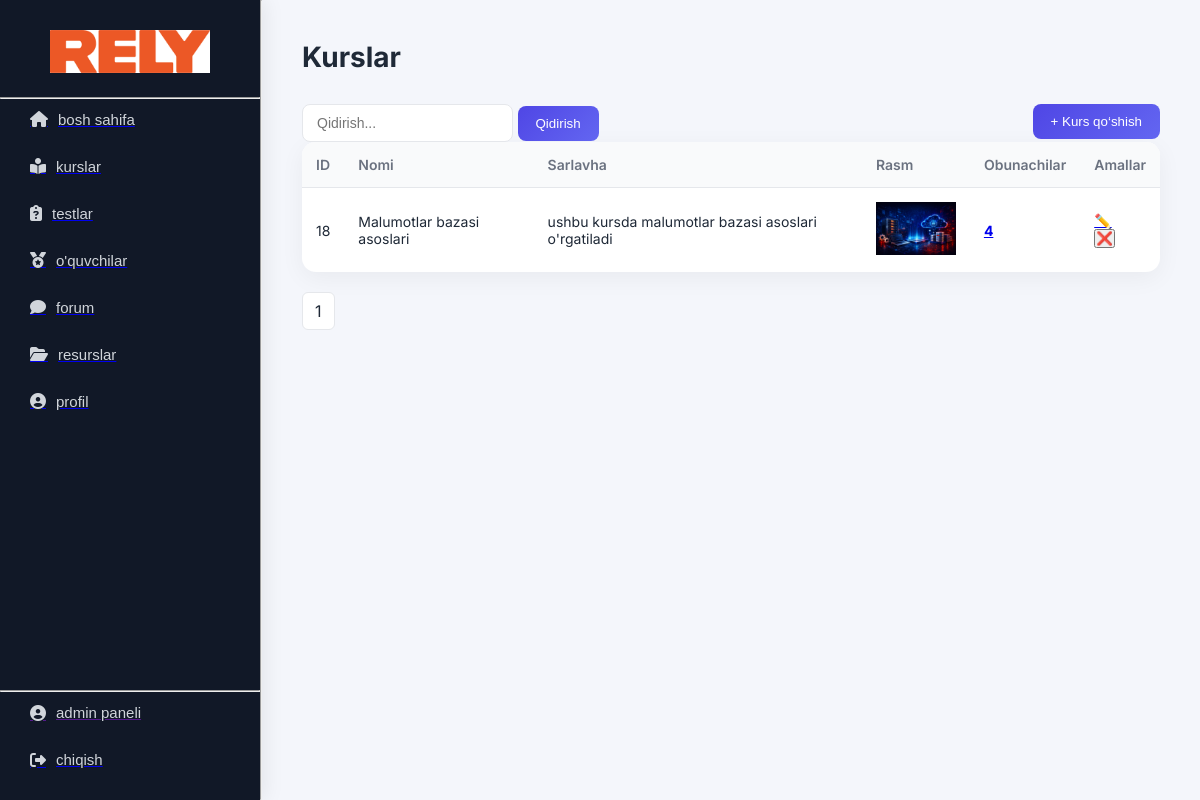
The page /admin/courses (signed in) on the database as committed earlier.
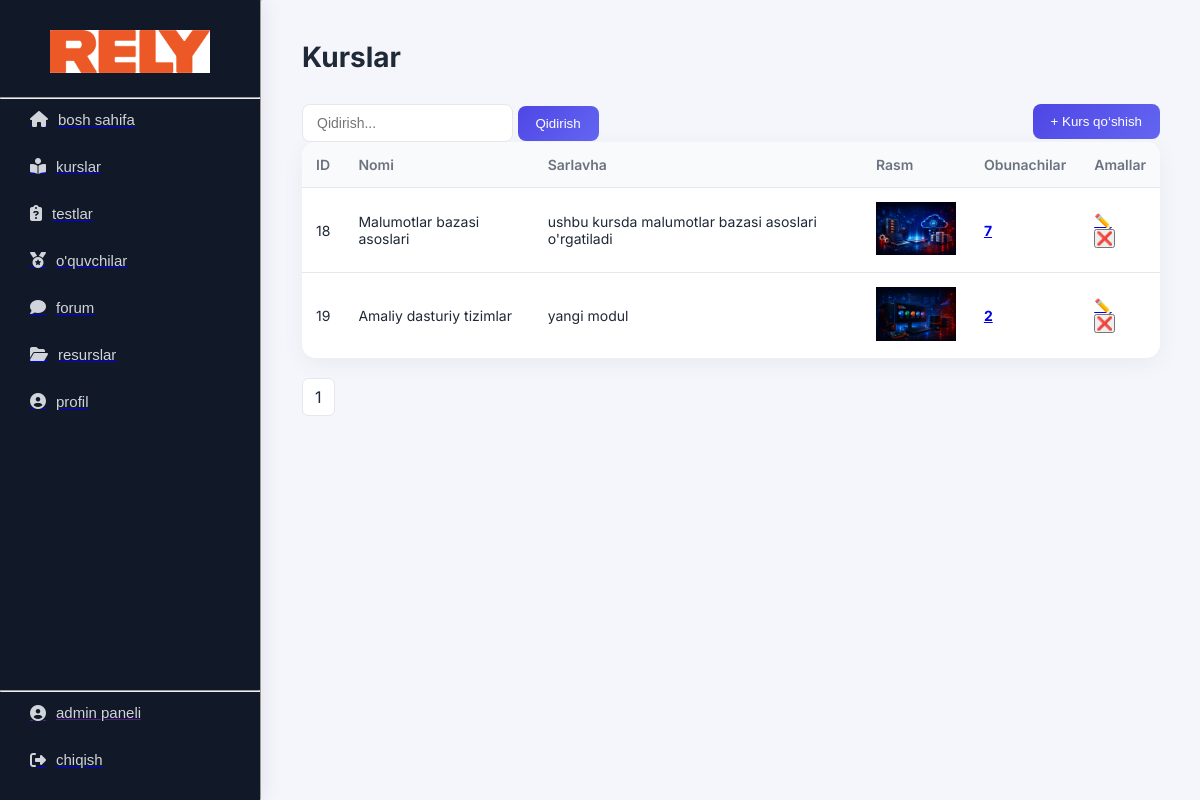
The same page on the database as committed later.
### tables this page shows
CREATE TABLE courses(
    id INTEGER PRIMARY KEY AUTOINCREMENT,
    name TEXT NOT NULL,
    title TEXT NOT NULL,
    img TEXT
);

### routes/admin.py (the view)
@bp.route("/courses")
@admin_required
def courses():
    conn = get_db()
    c = conn.cursor()
    search = request.args.get("search", "").strip()
    page = int(request.args.get("page", 1))
    per_page = 30
    offset = (page - 1) * per_page
    if search:
        courses = c.execute("""
            SELECT courses.id,
                   courses.name,
                   courses.title,
                   courses.img,
                   COUNT(enrollments.id) as student_count
            FROM courses
            LEFT JOIN enrollments
                ON courses.id = enrollments.course_id
            WHERE courses.title LIKE ?
            GROUP BY courses.id
            LIMIT ? OFFSET ?
        """, (f"%{search}%", per_page, offset)).fetchall()
        total = c.execute("""
            SELECT COUNT(*)
            FROM courses
            WHERE title LIKE ?
        """, (f"%{search}%",)).fetchone()[0]
    else:
        courses = c.execute("""
            SELECT courses.id,
                   courses.name,
                   courses.title,
                   courses.img,
                   COUNT(enrollments.id) as student_count
            FROM courses
            LEFT JOIN enrollments
                ON courses.id = enrollments.course_id
            GROUP BY courses.id
            LIMIT ? OFFSET ?
        """, (per_page, offset)).fetchall()
        total = c.execute(
            "SELECT COUNT(*) FROM courses"
        ).fetchone()[0]
    conn.close()
    total_pages = math.ceil(total / per_page)
    return render_template(
        "admin/courses.html",
        courses=courses,
        page=page,
        total_pages=total_pages,
        search=search
    )

### routes/admin.py (called while the page is built)
def admin_required(f):
    from functools import wraps
    @wraps(f)
    def decorated_function(*args, **kwargs):
        if session.get("role") != "admin":
            return redirect("/")
        return f(*args, **kwargs)
    return decorated_function

def get_db():
    conn = sqlite3.connect("database.db")
    conn.execute("PRAGMA foreign_keys = ON")
    return conn

### templates/admin/courses.html (shortened to what this page needs)
{% extends "admin_base.html" %}
{% block content %}
<h1 class="dash-title">Kurslar</h1>
<div class="topbar">
    <form method="get">
        <input class="search" type="text" name="search" placeholder="Qidirish..." value="{{ search }}">
        <button class="add-btn" type="submit">Qidirish</button>
    </form>
    <a href="/admin/courses/add"><button class="add-btn">+ Kurs qo‘shish</button></a>
</div>
<table class="table">
    <tr>
        <th>ID</th>
        <th>Nomi</th>
        <th>Sarlavha</th>
        <th>Rasm</th>
        <th>Obunachilar</th>
        <th>Amallar</th>
    </tr>
    {% for c in courses %}
    <tr>
        <td>{{ c[0] }}</td>
        <td>{{ c[1] }}</td>
        <td>{{ c[2] }}</td>
        <td>
            <img src="{{ url_for('static', filename='icons/' + c[3]) }}" width="80">
        </td>
        <td><a href="admin/courses/{{ c[0] }}/followers"><strong>{{ c[4] }}</strong></a></td>
        <td>
            <a href="/admin/courses/{{ c[0] }}/edit">✏️</a>
            <form action="{{ url_for('admin.delete_course', course_id=c[0]) }}" method="post" onsubmit="return confirm('Rostdan o‘chirmoqchimisiz?');">
                <button type="submit">❌</button>
            </form>
        </td>
    </tr>
    {% endfor %}
</table>
<div class="pagination">
    {% for i in range(1, total_pages+1) %}
        <a href="?page={{ i }}&search={{ search }}">{{ i }}</a>
    {% endfor %}
</div>
{% endblock %}

### templates/admin_base.html (shortened to what this page needs)
<!DOCTYPE html>
<html lang="en">
<head>
    <link rel="stylesheet" href="{{ url_for('static', filename='css/admin.css') }}">
    <link rel="stylesheet" href="https://cdnjs.cloudflare.com/ajax/libs/font-awesome/6.5.0/css/all.min.css">
</head>
<body>
<div class="contentbar">
<div class="nav">
    <div>
        <div class="bosh">
            <img class="icon" src="{{ url_for('static', filename='icons/logo.png') }}" alt="">
        </div>
        <hr>
        <div class="navigation">
            <a href="/admin/dashboard"><button class="navbut"> <i class="fa-solid fa-house"></i> bosh sahifa</button></a>
            <a href="/admin/courses"><button class="navbut"> <i class="fa-solid fa-book-open-reader"></i> kurslar</button></a>
            <a href="/admin/tests"><button class="navbut"> <i class="fa-solid fa-clipboard-question"></i> testlar</button></a>
            <a href="/admin/students"><button class="navbut"> <i class="fa-solid fa-medal"></i> o'quvchilar</button></a>
            <a href="/admin/forum"><button class="navbut"><i class="fa-solid fa-comment"></i> forum</button></a>
            <a href="/admin/resources"><button class="navbut"><i class="fa-solid fa-folder-open"></i> resurslar</button></a>
            <a href="/admin/profile"><button class="navbut"> <i class="fa-solid fa-circle-user"></i> profil</button></a>
        </div>
    </div>
    <div>
    <hr>
    <div class="navigation">
        <a href=""><button class="navbut"> <i class="fa-solid fa-circle-user"></i> admin paneli</button></a>
        <a href="/logout"><button class="navbut"> <i class="fa-solid fa-right-from-bracket"></i> chiqish</button></a>
    </div>
    </div>
</div>
<hr>
<div class="content">
    {% block content %}{% endblock %}
</div>
</div>
</body>
</html>

### static/css/admin.css (style rules this page uses)
:root { --bg: #f4f6fb; --sidebar: #111827; --sidebar-hover: #1f2937; --primary: #4f46e5; --primary-light: #6366f1; --text: #1f2937; --text-light: #6b7280; --white: #ffffff; --border: #e5e7eb; --radius: 14px; }
* { margin: 0; padding: 0; box-sizing: border-box; }
body { font-family: 'Inter', sans-serif; background: var(--bg); color: var(--text); }
.contentbar { display: flex; min-height: 100vh; }
.nav { width: 260px; background: var(--sidebar); color: white; display: flex; flex-direction: column; justify-content: space-between; padding: 20px 0; box-shadow: 4px 0 20px rgba(0,0,0,0.08); }
.bosh { text-align: center; padding: 10px 20px 20px; }
.icon { width: 160px; }
.navigation { display: flex; flex-direction: column; gap: 6px; padding: 0 15px; }
.navbut { width: 100%; background: none; border: none; color: #d1d5db; padding: 12px 15px; border-radius: 10px; font-size: 15px; cursor: pointer; display: flex; align-items: center; gap: 10px; transition: 0.25s ease; }
.navbut i { font-size: 16px; }
.content { flex: 1; padding: 40px; }
.dash-title { font-size: 28px; font-weight: 700; margin-bottom: 30px; }
.table { width: 100%; border-collapse: collapse; background: var(--white); border-radius: var(--radius); overflow: hidden; box-shadow: 0 6px 25px rgba(0,0,0,0.05); }
.table th { background: #f9fafb; text-align: left; padding: 14px; font-weight: 600; font-size: 14px; color: var(--text-light); }
.table td { padding: 14px; border-top: 1px solid var(--border); font-size: 14px; }
.add-btn { background: linear-gradient(135deg, var(--primary), var(--primary-light)); color: white; padding: 10px 18px; border: none; border-radius: 8px; cursor: pointer; font-weight: 500; transition: 0.3s ease; }
.pagination { display: flex; gap: 8px; margin-top: 20px; }
.pagination a { padding: 8px 12px; background: var(--white); border-radius: 6px; border: 1px solid var(--border); text-decoration: none; color: var(--text); transition: 0.2s ease; }
.topbar { display: flex; justify-content: space-between; }
.search { padding: 10px 14px; border-radius: 8px; border: 1px solid var(--border); font-size: 14px; transition: 0.2s ease; }

Rows that differ between the two databases and show on the page:
computed for courses "Malumotlar bazasi asoslari": c "4" → "7"
added courses: id "19", name "Amaliy dasturiy tizimlar", title "yangi modul", img (picture), c "2"
